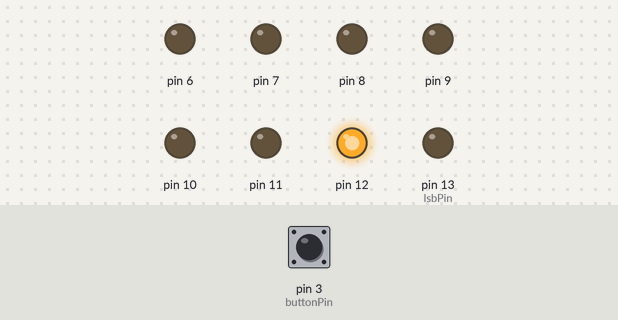
A sketch run on a simulated Arduino Uno, built with avr-gcc and run on an emulated ATmega328P. On the bench: output pins drawn as LEDs (lit = HIGH). Dashed ring = blinking. Inputs (shaded band) come from the test bench; at power-on: pin 3 (buttonPin) LOW.

Above: at 1.2 s.
1.3 s: pin 3 (buttonPin) pulled HIGH for 1 s
At 2.4 s:
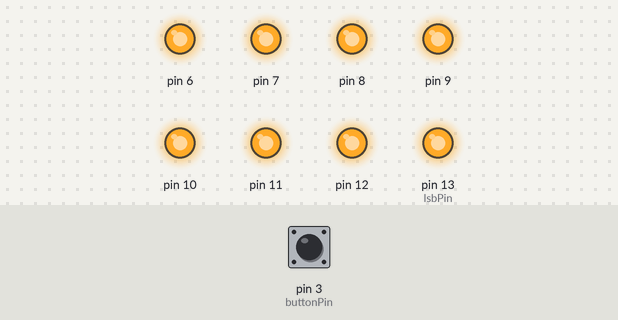
5.3 s: pin 3 (buttonPin) pulled HIGH for 3.2 s
At 11.9 s:
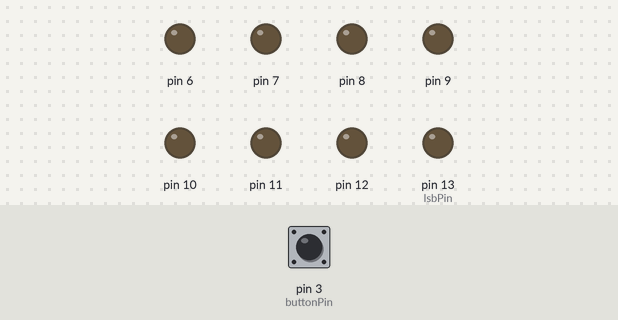
13.0 s: pin 3 (buttonPin) pulled HIGH for 0.15 s
At 19.9 s:
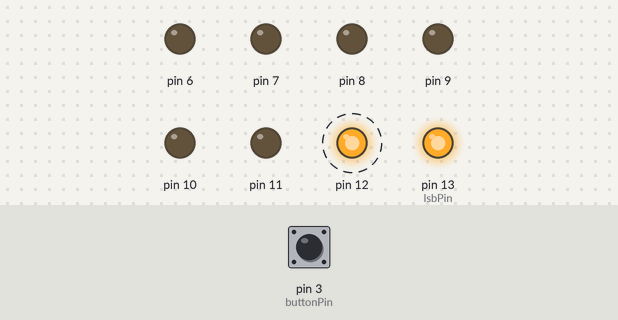
Timing chart, 0 to 30.5 s (numbered marks = the images above; inputs shaded):
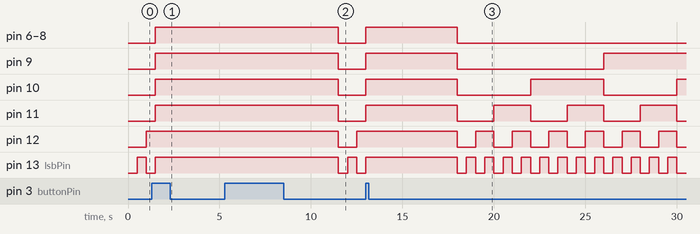

The sketch:

bitCounter.ino
```cpp
const int lsbPin = 13;
const int buttonPin = 3;

void setup() {
  pinMode(buttonPin, INPUT);

  for(int i = lsbPin; i >= 6; i--) {
     pinMode(i, OUTPUT);
  }

  Serial.begin(9600);
}

void loop() {
  bool flag = false;

  for(int count = 0; count < 256; count++) {
      int temp = count;
      for(int i = lsbPin; i >= 6; i--) {
        int reading = digitalRead(buttonPin);
        if(reading == 1) flag = true;
        digitalWrite(i, temp & 1 == 1 ? HIGH : LOW);
        temp = temp >> 1;
      }
      if(flag) break;
      delay(500);
  }

  flag = false;
  for(int i = lsbPin; i >= 6; i--) {
    digitalWrite(i, HIGH);
  }

  delay(5000);
}
```

Measured:
- after the input at 1.3 s, pin 6–9: LOW → HIGH after 0.20 s; pin 10: LOW → HIGH after 0.20 s instead of 2.7 s; pin 12: stops changing and stays HIGH; pin 13 (lsbPin): goes on until 1.5 s, then stays HIGH
- after the input at 5.3 s, pin 6–9: HIGH → LOW after 6.2 s instead of 1.2 s
- after the input at 13.0 s, pin 6, pin 7: LOW → HIGH at once, → LOW 5.0 s later; pin 8: LOW → HIGH after 0.00 s instead of 14.5 s
- by itself, pin 11: repeats every 4.0 s: LOW 2.0 s, HIGH 2.0 s
